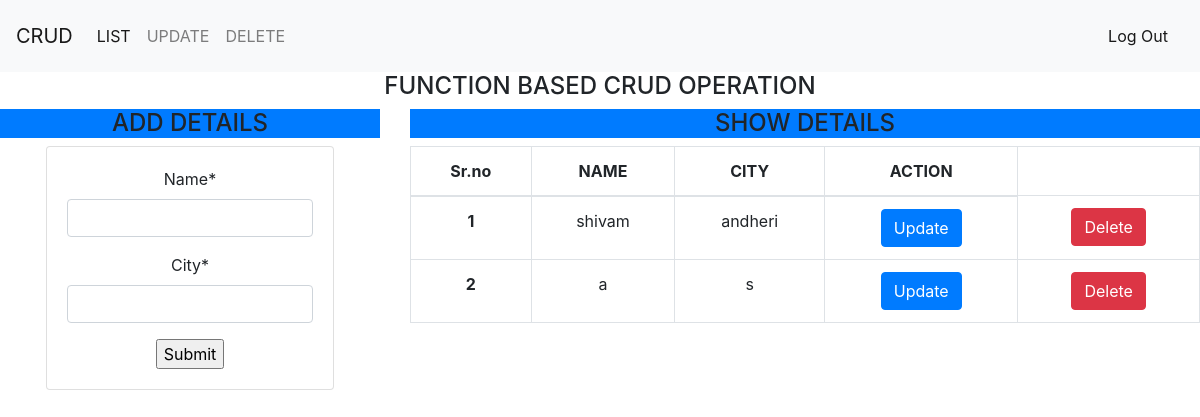
Before: / with the older database file.
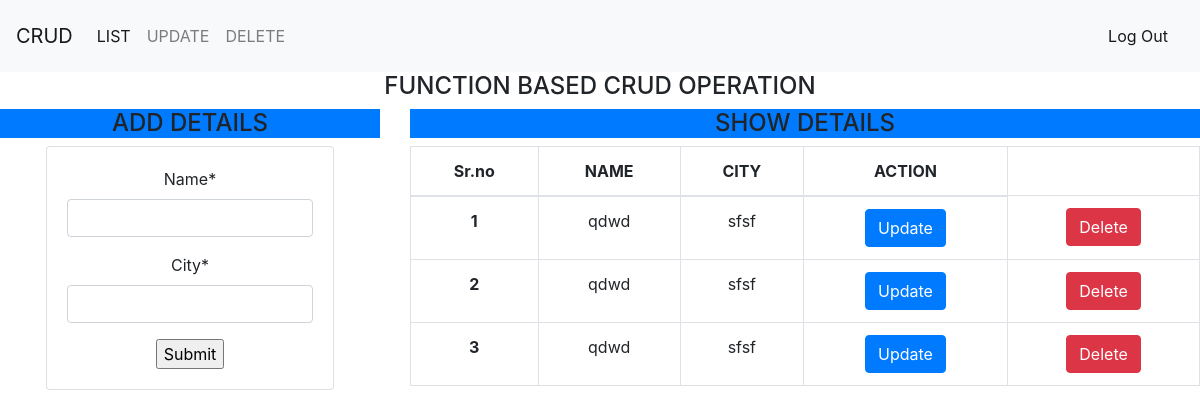
After: the same page with the newer database file.
### crud_app/models.py (models this page shows, shortened)
class ShivamBytes(models.Model):
	name = models.CharField(max_length = 200)
	city = models.CharField(max_length = 200)
	description = models.TextField()

### crud_app/views.py (the view)
# urls.py: path('', views.create_view,name='home' ),
def create_view(request):
	context ={}
	form = ShivamBytesForm(request.POST or None)
	if form.is_valid():
		form.save()
	context['form']= form
	context["dataset"] = ShivamBytes.objects.all()
	return render(request, "create_view.html", context)

### crud_app/forms.py
class ShivamBytesForm(forms.ModelForm):
	class Meta:
		model = ShivamBytes
		fields = [
			"name",
			"city",
		]

### templates/create_view.html (shortened to what this page needs)
{% extends 'base.html' %}
{% load crispy_forms_tags %}
{% block content %}
    <div class="row">
        <div class="col-4 text-center">
            <h4 class="bg-primary">ADD DETAILS</h4>
            <div class="card mx-auto" style="width: 18rem;">
                <div class="card-body text-center">
                    <form method="POST" enctype="multipart/form-data">
                        {{ form | crispy}}
                        <input type="submit" value="Submit">
                    </form>
                </div>
            </div>
        </div>
        <div class="col-8 text-center">
            <h4 class="bg-primary">SHOW DETAILS</h4>
            <table class="table table-bordered">
                <thead>
                  <tr>
                    <th scope="col">Sr.no</th>
                    <th scope="col">NAME</th>
                    <th scope="col">CITY</th>
                    <th scope="col">ACTION</th>
                  </tr>
                </thead>
                <tbody>
                    {% for data in dataset %}
                  <tr>
                    <th scope="row">{{forloop.counter}}</th>
                    <td>{{ data.name }}</td>
                    <td>{{ data.city }}</td>
                    <td>
                        <a href="{% url 'update_view' data.id %}" class="btn btn-primary">Update</a>
                    </td>
                    <td>
                        <form method="post" action="{% url 'delete_view' data.id %}">
                            <input type="submit" class="btn btn-danger" value="Delete">
                        </form>
                    </td>
                  </tr>
                  {% endfor %}
                </tbody>
            </table>
        </div>
    </div>
{% endblock content %}

Changed rows visible on the page:
removed ShivamBytes: name "shivam", city "andheri"
removed ShivamBytes: name "a", city "s"
added ShivamBytes: name "qdwd", city "sfsf"
added ShivamBytes: name "qdwd", city "sfsf"
added ShivamBytes: name "qdwd", city "sfsf"
